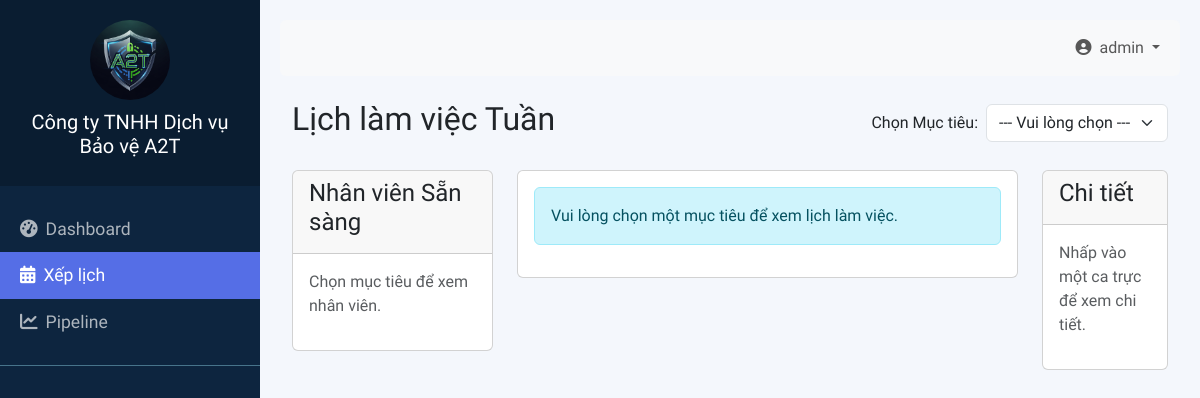
Screenshot of /operations/xep-lich/ (signed in) with the database file from the repository.
### main/models.py (models this page shows, shortened)
class CompanyProfile(models.Model):
    ten_cong_ty = models.CharField("Tên công ty", max_length=255)
    logo = models.ImageField("Logo", upload_to="logos/", null=True, blank=True)
    dia_chi = models.CharField("Địa chỉ", max_length=255, blank=True)
    email = models.EmailField("Email", blank=True)
    sdt = models.CharField("Số điện thoại", max_length=20, blank=True)
    website = models.URLField("Website", blank=True)
    class Meta:
        verbose_name = "Thông tin Công ty"
        verbose_name_plural = "Thông tin Công ty"

### operations/views.py (the view, shortened to what this page needs)
# urls.py: path("xep-lich/", views.xep_lich_view, name="xep-lich"),
@login_required
def xep_lich_view(request):
    all_muc_tieu = MucTieu.objects.all().order_by("ten_muc_tieu")
    current_muc_tieu = None
    nhan_vien_list = []
    schedule_data = []
    days_of_week = [(date.today() + timedelta(days=i)) for i in range(7)]
    muc_tieu_id = request.GET.get("muc_tieu_id")
    context = {
        "all_muc_tieu": all_muc_tieu,
        "current_muc_tieu": current_muc_tieu,
        "nhan_vien_list": nhan_vien_list,
        "schedule_data": schedule_data,
        "days_of_week": days_of_week,
        "section": "xep_lich",
    }
    return render(request, "operations/xep_lich.html", context)

### main/context_processors.py (called while the page is built)
def company_info(request):
    try:
        company = CompanyProfile.objects.first()
    except CompanyProfile.DoesNotExist:
        company = None
    return {"company": company}

### operations/templates/operations/xep_lich.html (shortened to what this page needs)
{% extends "base.html" %}
{% load django_bootstrap5 %}
{% block content %}
<div class="container-fluid">
    <div class="d-flex justify-content-between align-items-center mb-4">
        <h2>Lịch làm việc Tuần</h2>
        <form id="muc-tieu-filter-form" method="get" class="d-flex align-items-center">
            <label for="muc-tieu-select" class="me-2">Chọn Mục tiêu:</label>
            <select name="muc_tieu_id" id="muc-tieu-select" class="form-select w-auto" onchange="this.form.submit()">
                <option value="">--- Vui lòng chọn ---</option>
            </select>
        </form>
    </div>
    <div class="row">
        <div class="col-md-3">
            <div class="card">
                <div class="card-header">
                    <h4>Nhân viên Sẵn sàng</h4>
                </div>
                <div class="card-body" id="employee-list">
                    {% if not current_muc_tieu %}
                    <p class="text-muted">Chọn mục tiêu để xem nhân viên.</p>
                    {% else %}
                    {% for nv in nhan_vien_list %}
                    <p class="border-bottom pb-2">{{ nv.ho_ten }} ({{ nv.ma_nhan_vien }})</p>
                    {% empty %}
                    <p>Không có nhân viên nào sẵn sàng cho mục tiêu này.</p>
                    {% endfor %}
                    {% endif %}
                </div>
            </div>
        </div>
        <div class="col-md-7">
            <div class="card">
                <div class="card-body">
                    {% if not current_muc_tieu %}
                    <div class="alert alert-info">Vui lòng chọn một mục tiêu để xem lịch làm việc.</div>
                    {% endif %}
                </div>
            </div>
        </div>
        <div class="col-md-2">
            <div class="card">
                <div class="card-header">
                    <h4>Chi tiết</h4>
                </div>
                <div class="card-body" id="details-panel">
                    <p class="text-muted">Nhấp vào một ca trực để xem chi tiết.</p>
                </div>
            </div>
        </div>
    </div>
</div>
{% endblock %}

### templates/base.html (shortened to what this page needs)
<!DOCTYPE html>
<html lang="vi">
<head>
    {% load django_bootstrap5 %}
    {% bootstrap_css %}
    <link rel="stylesheet" href="https://cdnjs.cloudflare.com/ajax/libs/font-awesome/6.5.2/css/all.min.css"/>
</head>
<body hx-headers='{"X-CSRFToken": "{{ csrf_token }}"}'>
    <div class="wrapper">
        <nav id="sidebar">
            <div class="sidebar-header">
                {% if company.logo %}
                    <img src="{{ company.logo.url }}" alt="Company Logo" class="logo rounded-circle">
                {% endif %}
                <h5>{{ company.ten_cong_ty|default:"Hệ thống Vận hành" }}</h5>
            </div>
            <ul class="list-unstyled components">
                <li class="{% if section == 'dashboard' %}active{% endif %}">
                    <a href="{% url 'dashboard:dashboard_view' %}"><i class="fas fa-tachometer-alt me-2"></i>Dashboard</a>
                </li>
                <li class="{% if section == 'xep_lich' %}active{% endif %}">
                    <a href="{% url 'operations:xep-lich' %}"><i class="fas fa-calendar-alt me-2"></i>Xếp lịch</a>
                </li>
                <li class="{% if section == 'pipeline' %}active{% endif %}">
                    <a href="{% url 'clients:pipeline' %}"><i class="fas fa-chart-line me-2"></i>Pipeline</a>
                </li>
            </ul>
        </nav>
        <div id="content">
            <nav class="navbar navbar-expand-lg navbar-light bg-light mb-4 rounded">
                <div class="container-fluid">
                    <ul class="navbar-nav topbar-nav">
                        <li class="nav-item dropdown">
                            <a class="nav-link dropdown-toggle" href="#" id="navbarDropdown" role="button" data-bs-toggle="dropdown" aria-expanded="false">
                                <i class="fas fa-user-circle me-1"></i> {{ user.username }}
                            </a>
                        </li>
                    </ul>
                </div>
            </nav>
            {% block content %}{% endblock %}
        </div>
    </div>
</body>
</html>

### templates/base.html (style rules this page uses)
body { font-family: 'Be Vietnam Pro', sans-serif; background-color: #f4f7fc; }
.wrapper { display: flex; width: 100%; min-height: 100vh; }
#sidebar { width: 260px; position: fixed; top: 0; left: 0; height: 100vh; z-index: 999; background: #0d253f; color: #fff; transition: all 0.3s; }
.sidebar-header { padding: 20px; background: #0a1d31; text-align: center; }
.sidebar-header .logo { max-width: 80px; margin-bottom: 10px; }
#sidebar ul.components { padding: 20px 0; border-bottom: 1px solid #47748b; }
#sidebar ul li a { padding: 10px 20px; font-size: 1.1em; display: block; color: #adb5bd; transition: all 0.2s; text-decoration: none; }
#sidebar ul li.active>a { color: #fff; background: #556ee6; }
#content { width: 100%; padding: 20px; min-height: 100vh; transition: all 0.3s; margin-left: 260px; }
.topbar-nav { margin-left: auto; }

### rows the page displays
CompanyProfile: logo (picture), ten_cong_ty "Công ty TNHH Dịch vụ Bảo vệ A2T"

### other values shown
{{ user.username }} "admin"
